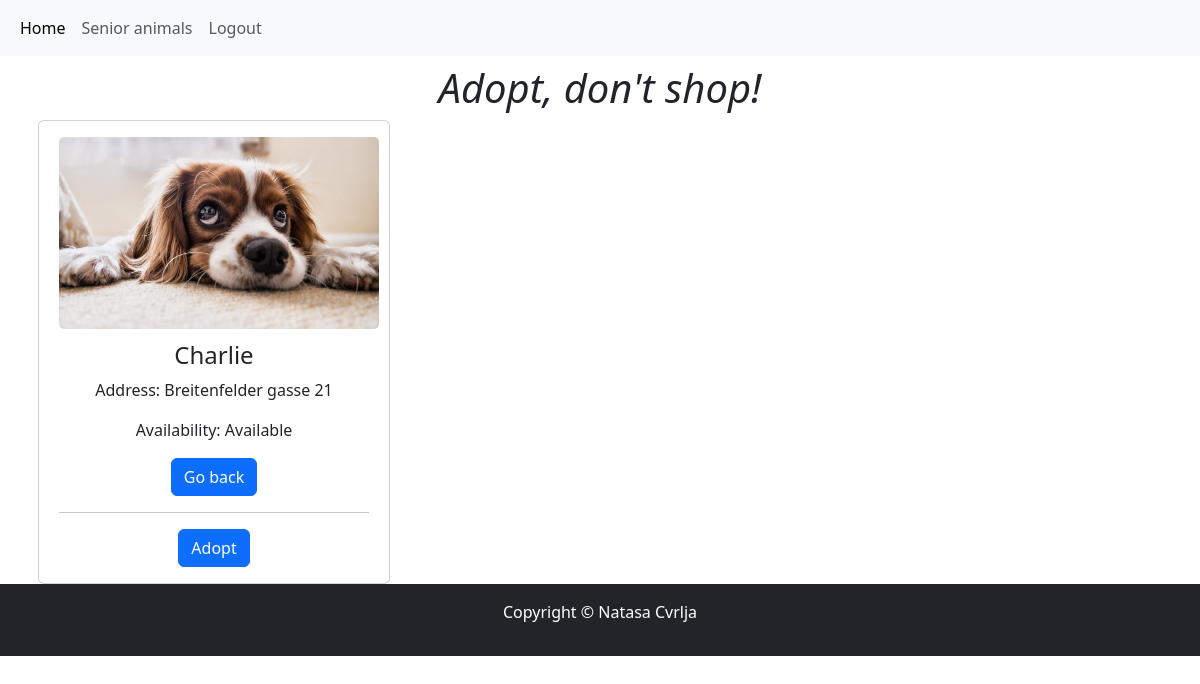
/adopt.php?id=2, run on the app's committed database.
### tables this page shows
CREATE TABLE `animals` (
  `id` int(11) NOT NULL,
  `name` varchar(50) NOT NULL,
  `image` varchar(100) NOT NULL,
  `address` varchar(100) NOT NULL,
  `description` varchar(255) NOT NULL,
  `age` int(11) NOT NULL,
  `size` varchar(50) NOT NULL,
  `breed` varchar(80) NOT NULL,
  `availability` varchar(30) NOT NULL DEFAULT 'Available'
);

### adopt.php (the view, shortened to what this page needs)
<?php
    require_once "db_connect.php";
    $id = $_GET['id'];
    $sql = "SELECT * FROM animals WHERE id = {$id}";
    $result = mysqli_query($connect, $sql);
    $row = mysqli_fetch_assoc($result);
    $body = "";
        $body .= "<div class='card' style='width: 22rem; text-align: center;'>
        <div class='card-body'>
        <div>
          <img class='card-img object-fit-cover' style='width: 20rem; height: 12rem;' src='images/{$row['image']}'>
          <h4 class='card-title' style='margin-top:4%'>{$row["name"]}</h4>
          <p class='card-text'>Address: {$row["address"]}</p>
          <p class='card-text'>Availability: {$row["availability"]}</p>
          <a href='home.php' class='btn btn-primary'>Go back</a>
          <hr>
          <form method='post'>
          <input type='hidden' name='animal_id' value='<?php echo $id; ?>'>
          <button name='adopt' class='btn btn-primary'>Adopt</button>
          </div>
          </form>
        </div>
      </div>";
?>
<!DOCTYPE html>
<html lang="en">
<head>
    <link href="https://cdn.jsdelivr.net/npm/bootstrap@5.3.1/dist/css/bootstrap.min.css" rel="stylesheet">
</head>
<body>
<nav class="navbar navbar-expand-lg bg-body-tertiary" >
        <div class="container-fluid">
            <ul class="navbar-nav me-auto mb-2 mb-lg-0" >
                <li class="nav-item">
                    <a class="nav-link active" aria-current="page" href="home.php" >Home</a>
                </li>
                <li class="nav-item">
          <a class="nav-link" href="senior.php">Senior animals</a>
        </li>
                <li class="nav-item">
                    <a class="nav-link" href="logout.php?logout">Logout</a >
                </li>
            </ul>
        </div>
    </nav>
<div class="container my-2 text-center">
    <h1><i>Adopt, don't shop!</i></h1>
</div>
<div class="container">
    <div class="row row-cols-lg-4 row-cols-md-3 row-cols-sm-2 row-cols-xs-1 g-2">
        <?= $body ?>
    </div>
</div>
<footer>
        <div stlye="height: 20px; width: 100%;" class="text-center py-3 bg-dark ">
            <p style="color: white;">Copyright © Natasa Cvrlja</p>
        </div>
    </footer>
</body>
</html>

### data on the page
animals: image (picture), name "Charlie", address "Breitenfelder gasse 21", availability "Available"
